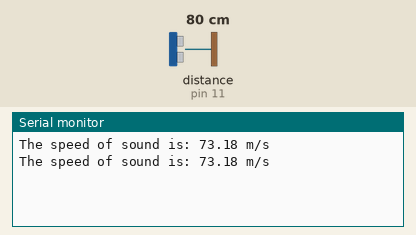
Recording of a sketch running on a simulated Arduino Uno, built with avr-gcc and run on an emulated ATmega328P. On the bench: the last lines printed to the serial monitor. Wiring (inferred from the names in the program): ultrasonic range finder: trigger pin 13; echo pin 11. Inputs (shaded band) come from the test bench; at power-on: distance to the obstacle (sensor on pin 11) 80 cm. The echo pulse lasts 58.3 µs per cm.

Above: at 1.5 s.
1.6 s: distance to the obstacle (sensor on pin 11) set to 2 cm
At 1.6 s:
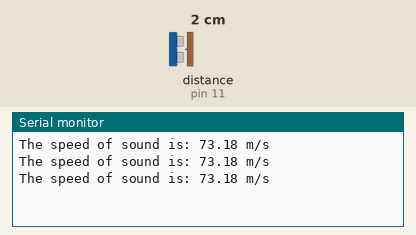
3.1 s: distance to the obstacle (sensor on pin 11) set to 4 cm
At 3.1 s:
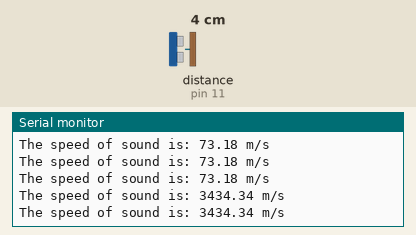
Timing chart, 0 to 6.1 s (numbered marks = the images above; inputs shaded):
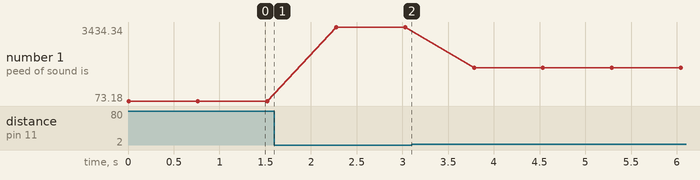

The sketch:

sound_speed.ino
```cpp
  int trigPin = 13;
  int echoPin = 11;
  float pingTime;
  float speedOfSound;
  float distance = 0.170000; //in meter

void setup() {
 // put your setup code here, to run once:
 pinMode(trigPin, OUTPUT);
 pinMode(echoPin, INPUT);
 Serial.begin(9600);
}

void loop() {
  // put your main code here, to run repeatedly:
  digitalWrite(trigPin, LOW);
  delayMicroseconds(2000); //we need to pause to let signal settle
  digitalWrite(trigPin, HIGH);
  delayMicroseconds(10); //pause with trigger pin HIGH for 10 microseconds
  digitalWrite(trigPin, LOW);

  pingTime = pulseIn(echoPin, HIGH); //ping travel time in microseconds

  speedOfSound = (2*distance)/pingTime*1000000; //meter per sec
  Serial.print("The speed of sound is: ");
  Serial.print(speedOfSound);
  Serial.print(" m/s ");
  Serial.println();
  delay(750);
}

//output was usually 337 m/s to 345 m/s for the distance of 17 cm
```

Measured:
- plotted number 1: 73.18 → 3434.34 after the input at 1.6 s, 3434.34 → 1581.4 after the input at 3.1 s
